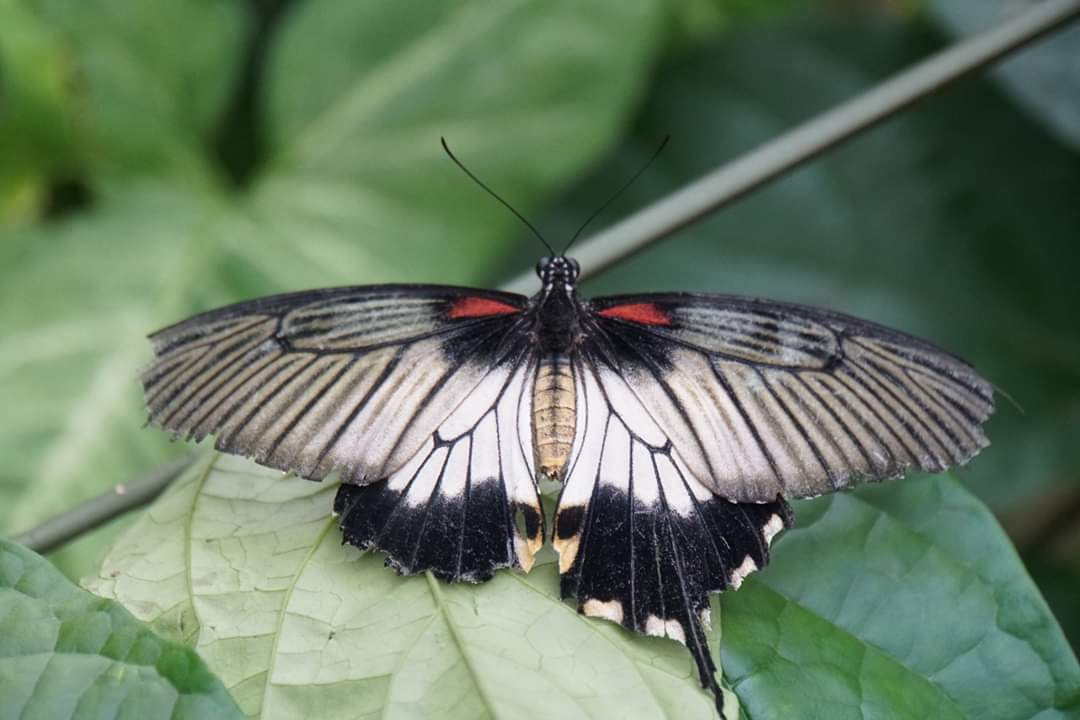
#> input picture chapter41_images/butterfly_grey.jpg, 1080 x 720 px
$ python border.py
#> lines starting #> are read from the running program, lines starting #| are printed output that depends on the picture
# border.py

from PIL import Image, ImageOps


def add_border(input_image, output_image, border):
#> called with input_image = 'butterfly_grey.jpg', output_image = 'butterfly_border.jpg', border = 100
    img = Image.open(input_image)
#> img is the input picture: PIL image 1080x720 RGB; mean R, G, B 103.7, 122.3, 100.2

    if isinstance(border, int) or isinstance(border, tuple):
        bimg = ImageOps.expand(img, border=border)
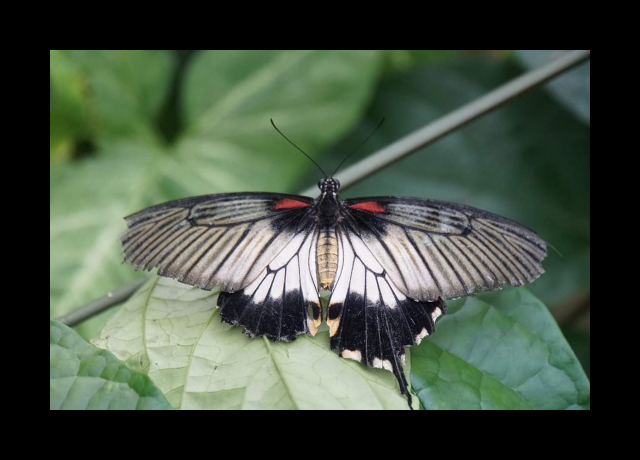
#> bimg: PIL image 1280x920 RGB (shown at 1/2 size); mean R, G, B 68.5, 80.8, 66.2
    else:
        raise RuntimeError('Border is not an integer or tuple!')

    bimg.save(output_image)

if __name__ == '__main__':
    in_img = 'butterfly_grey.jpg'

    add_border(in_img, output_image='butterfly_border.jpg',
               border=100)

$ run again, with chapter41_images/butterfly.jpg copied over chapter41_images/butterfly_grey.jpg
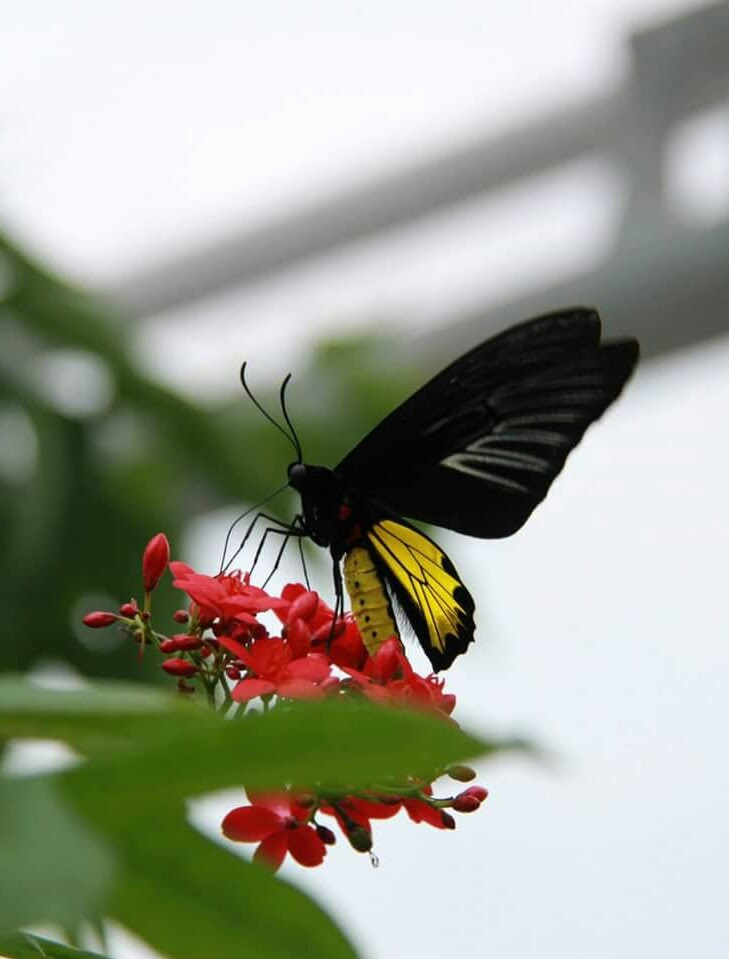
#> input picture chapter41_images/butterfly.jpg, 729 x 959 px
#> in add_border, img is the input picture: PIL image 729x959 RGB; mean R, G, B 156.4, 159.3, 145.4
#> in add_border, `bimg = ImageOps.expand(img, border=border)`:
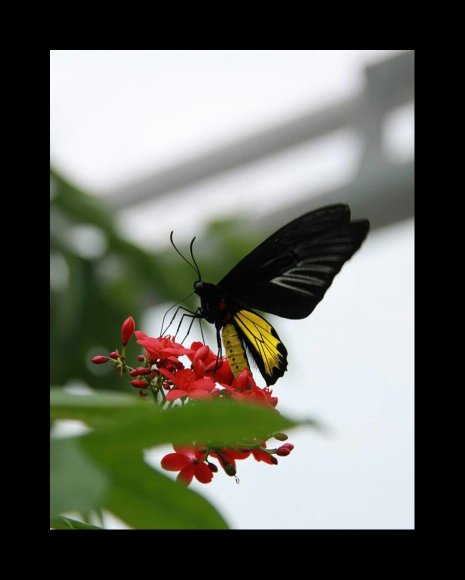
#> bimg: PIL image 929x1159 RGB (shown at 1/2 size); mean R, G, B 101.5, 103.4, 94.4
